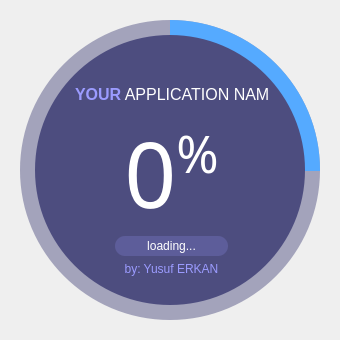
<?xml version="1.0" encoding="UTF-8"?>
<ui version="4.0">
 <class>Form</class>
 <widget class="QWidget" name="Form">
  <property name="geometry">
   <rect>
    <x>0</x>
    <y>0</y>
    <width>340</width>
    <height>340</height>
   </rect>
  </property>
  <property name="windowTitle">
   <string>Form</string>
  </property>
  <widget class="QFrame" name="circularProgressBarBase">
   <property name="geometry">
    <rect>
     <x>10</x>
     <y>10</y>
     <width>320</width>
     <height>320</height>
    </rect>
   </property>
   <property name="frameShape">
    <enum>QFrame::NoFrame</enum>
   </property>
   <property name="frameShadow">
    <enum>QFrame::Raised</enum>
   </property>
   <widget class="QFrame" name="circularProgress">
    <property name="geometry">
     <rect>
      <x>10</x>
      <y>10</y>
      <width>300</width>
      <height>300</height>
     </rect>
    </property>
    <property name="styleSheet">
     <string notr="true">QFrame{
	border-radius: 150px;
	background-color: qconicalgradient(cx:0.5, cy:0.5, angle:90, stop:0.749 rgba(255, 0, 127, 0), stop:0.75 rgba(85, 170, 255, 255));
}</string>
    </property>
    <property name="frameShape">
     <enum>QFrame::NoFrame</enum>
    </property>
    <property name="frameShadow">
     <enum>QFrame::Raised</enum>
    </property>
   </widget>
   <widget class="QFrame" name="circularBg">
    <property name="geometry">
     <rect>
      <x>10</x>
      <y>10</y>
      <width>300</width>
      <height>300</height>
     </rect>
    </property>
    <property name="styleSheet">
     <string notr="true">QFrame{
	border-radius: 150px;
	background-color: rgba(77, 77, 127, 120);
}</string>
    </property>
    <property name="frameShape">
     <enum>QFrame::NoFrame</enum>
    </property>
    <property name="frameShadow">
     <enum>QFrame::Raised</enum>
    </property>
   </widget>
   <widget class="QFrame" name="container">
    <property name="geometry">
     <rect>
      <x>25</x>
      <y>25</y>
      <width>270</width>
      <height>270</height>
     </rect>
    </property>
    <property name="styleSheet">
     <string notr="true">QFrame{
	border-radius: 135px;
	background-color: rgb(77, 77, 127);
}</string>
    </property>
    <property name="frameShape">
     <enum>QFrame::StyledPanel</enum>
    </property>
    <property name="frameShadow">
     <enum>QFrame::Raised</enum>
    </property>
    <widget class="QWidget" name="">
     <property name="geometry">
      <rect>
       <x>40</x>
       <y>50</y>
       <width>193</width>
       <height>191</height>
      </rect>
     </property>
     <layout class="QGridLayout" name="gridLayout">
      <item row="0" column="0">
       <widget class="QLabel" name="labelTitle">
        <property name="font">
         <font>
          <family>Segoe UI</family>
          <pointsize>12</pointsize>
         </font>
        </property>
        <property name="styleSheet">
         <string notr="true">background-color: none;
color: #ffffff</string>
        </property>
        <property name="text">
         <string>&lt;html&gt;&lt;head/&gt;&lt;body&gt;&lt;p&gt;&lt;span style=&quot; font-weight:600; color:#9b9bff;&quot;&gt;YOUR&lt;/span&gt; APPLICATION NAME&lt;/p&gt;&lt;/body&gt;&lt;/html&gt;</string>
        </property>
        <property name="alignment">
         <set>Qt::AlignCenter</set>
        </property>
       </widget>
      </item>
      <item row="1" column="0">
       <widget class="QLabel" name="labelPercentage">
        <property name="font">
         <font>
          <family>Yu Gothic</family>
          <pointsize>68</pointsize>
         </font>
        </property>
        <property name="styleSheet">
         <string notr="true">background-color: none;
color: #ffffff</string>
        </property>
        <property name="text">
         <string>&lt;p&gt;&lt;span style=&quot; font-size:68pt;&quot;&gt;0&lt;/span&gt;&lt;span style=&quot; font-size:58pt; vertical-align:super;&quot;&gt;%&lt;/span&gt;&lt;/p&gt;</string>
        </property>
        <property name="alignment">
         <set>Qt::AlignCenter</set>
        </property>
       </widget>
      </item>
      <item row="2" column="0">
       <widget class="QLabel" name="labelLoading">
        <property name="minimumSize">
         <size>
          <width>0</width>
          <height>20</height>
         </size>
        </property>
        <property name="maximumSize">
         <size>
          <width>16777215</width>
          <height>20</height>
         </size>
        </property>
        <property name="font">
         <font>
          <family>Segoe UI</family>
          <pointsize>9</pointsize>
         </font>
        </property>
        <property name="styleSheet">
         <string notr="true">QLabel{
	border-radius:10px;
	background-color: rgb(93, 93, 154);
	color: #ffffff;
	margin-left:40px;
	margin-right: 40px;
}</string>
        </property>
        <property name="text">
         <string>loading...</string>
        </property>
        <property name="alignment">
         <set>Qt::AlignCenter</set>
        </property>
       </widget>
      </item>
      <item row="3" column="0">
       <widget class="QLabel" name="labelCredits">
        <property name="font">
         <font>
          <family>Segoe UI</family>
          <pointsize>9</pointsize>
         </font>
        </property>
        <property name="styleSheet">
         <string notr="true">background-color: none;
color: rgb(155, 155, 255);
</string>
        </property>
        <property name="text">
         <string>by: Yusuf ERKAN</string>
        </property>
        <property name="alignment">
         <set>Qt::AlignCenter</set>
        </property>
       </widget>
      </item>
     </layout>
    </widget>
   </widget>
   <zorder>circularBg</zorder>
   <zorder>circularProgress</zorder>
   <zorder>container</zorder>
  </widget>
 </widget>
 <resources/>
 <connections/>
</ui>
